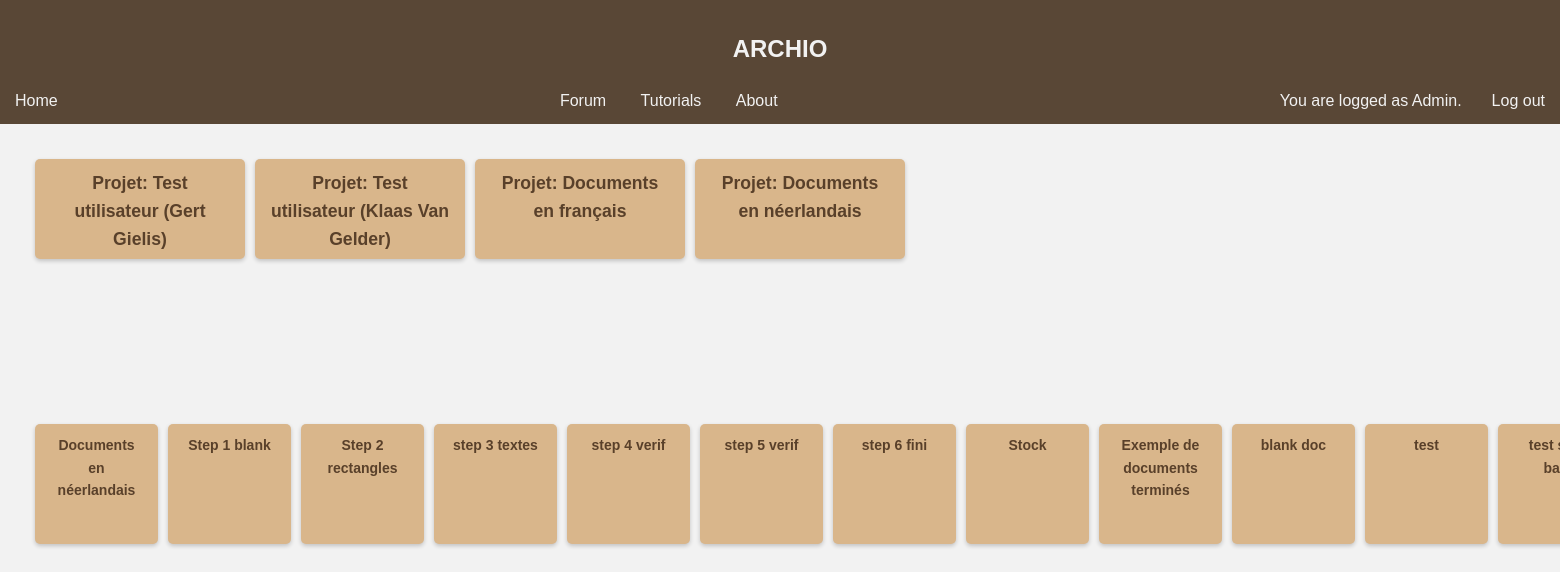
Screenshot of / (signed in) with the database file from the repository.
### authentication/models.py (models this page shows)
class User(AbstractUser):
    completed_tasks = models.IntegerField(default=0)

### crowdsourcing/models.py (models this page shows, shortened)
class Project(models.Model):
    name = models.CharField(max_length=100)
    description = models.TextField()

### crowdsourcing/views.py (the view)
# urls.py: path('',views.main_page,name="main_page"),
def main_page(request):
    visible_projects=[]
    hidden_projects=[]
    projects = Project.objects.all()
    for project in projects:
        if project.name.startswith("hidden|"):
            hidden_projects.append(project)
        else:
            visible_projects.append(project)
    return render(request, 'local/main.html', {"projects":visible_projects,"hidden_projects":hidden_projects})

### crowdsourcing/templates/local/main.html
{% extends 'base.html' %}
{% block content %}
    <div style="margin:30px">
        <div style="display: flex; width: 100%; height: 30vh"  >
            {% for project in projects %}
                <a style="font-size: 1.1em; height: 80px;width: 180px; text-align: center" class="btn" href="/project/{{ project.id }}">Projet: {{ project.name }}</a>
            {% endfor %}
        </div>
        <br>
        <div style="display: flex; width: 95%; height: 40vh"  >
            {% if request.user.is_superuser %}
                {% for project in hidden_projects %}
                    <a style="height: 100px;width: 100px; text-align: center" class="btn" href="/project/{{ project.id }}">{{ project.name|slice:"7:"  }}</a>
                {% endfor %}
            {% endif %}
        </div>
    </div>
{% endblock %}

### templates/header.html (shortened to what this page needs)
{% block content %}
    <header>
        <h2>ARCHIO</h2>
        <nav>
            <a style="float:left" href="/">Home</a>
            <a href={% url 'forum' %}>Forum</a>
            <a href={% url 'help' %}>Tutorials</a>
            <a href={% url 'about' %}>About</a>
            {%if user.is_authenticated %}
                <a style="float: right" href="{% url 'logout' %}">Log out</a>
                <a style="float: right">You are logged as {{ request.user }}.</a>
            {% endif %}
        </nav>
    </header>
{% endblock %}

### static/crowdsourcing/styles.css (style rules this page uses)
body { font-family: Arial, sans-serif; background-color: #F2F2F2; line-height: 1.6; margin: 0; padding: 0; }
header { background-color: #594736; color: #F2F2F2; padding: 10px 0; text-align: center; }
nav a { color: #F2F2F2; margin: 0 15px; text-decoration: none; }
.btn { background-color: #D9B68B; color: #59402A; padding: 10px 15px; border: none; border-radius: 5px; text-decoration: none; font-size: 14px; font-weight: bold; box-shadow: 0 2px 4px rgba(0, 0, 0, 0.2); transition: background-color 0.3s ease; margin: 5px; }

### rows the page displays
User: user "Admin"
Project: name "Test utilisateur (Gert Gielis)"
Project: name "Test utilisateur (Klaas Van Gelder)"
Project: name "Documents en français"
Project: name "Documents en néerlandais"
Project: name "Documents en néerlandais"
Project: name "Step 1 blank"
Project: name "Step 2 rectangles"
Project: name "step 3 textes"
Project: name "step 4 verif"
Project: name "step 5 verif"
Project: name "step 6 fini"
Project: name "Stock"
Project: name "Exemple de documents terminés"
Project: name "blank doc"
Project: name "test"
Project: name "test…"
